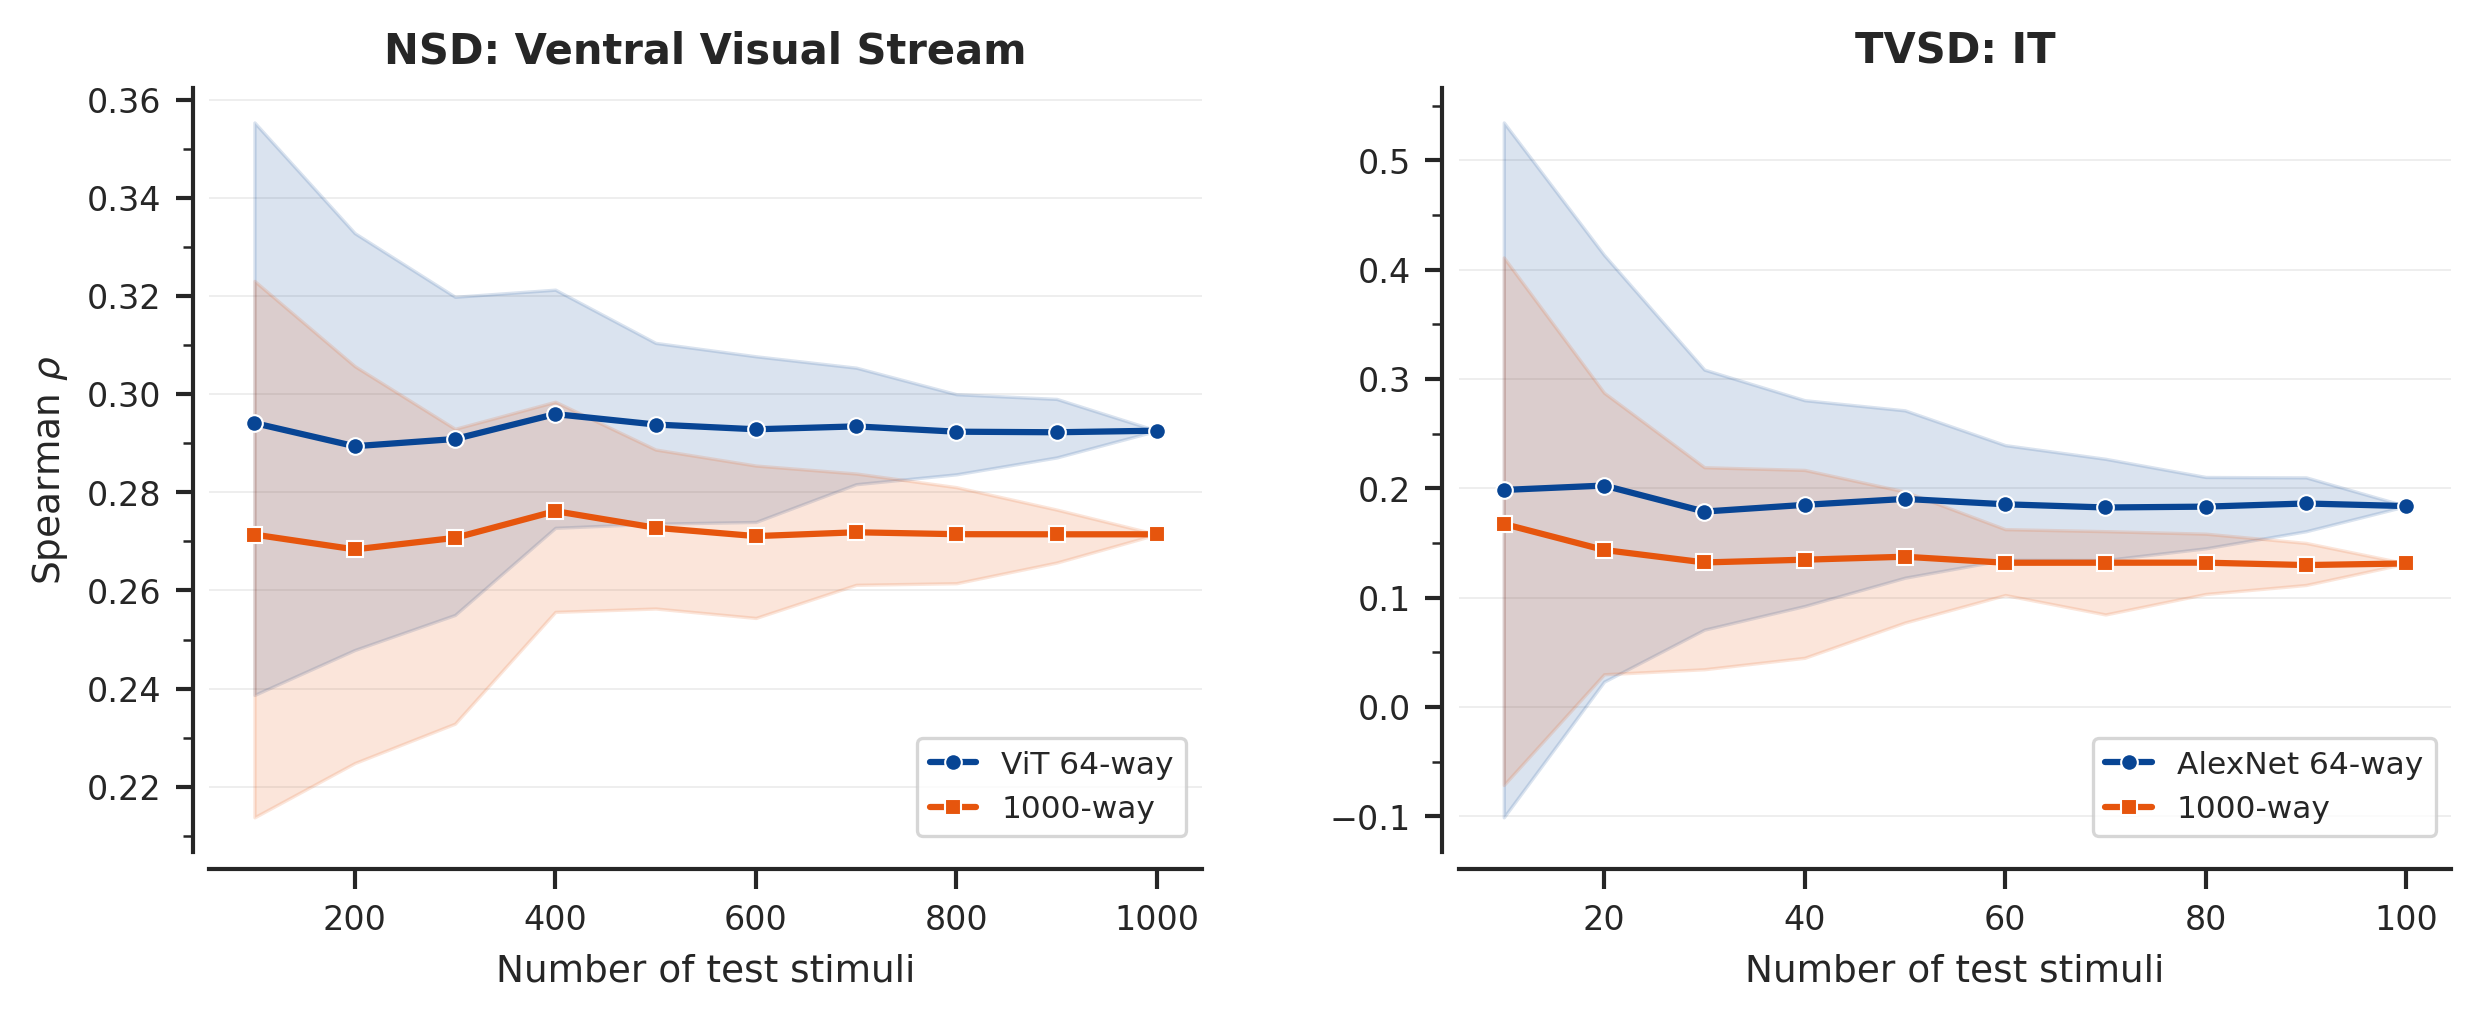

This chart was generated by the following Python code:
"""Supplementary Figure S8: Stimulus robustness analysis.

Shows that RSA scores remain stable under stimulus subsampling, confirming
the coarse >= fine-grained alignment result is not driven by a small subset
of stimuli.

For NSD (ventral visual stream) and TVSD (IT), we subsample test stimuli at
fractions from 10% to 100%, repeating 50 times per fraction. Two models are
compared: the best coarse model and the 1000-way baseline.

Usage:
    python manuscript/figures/supplementary/supp_s8_stimulus_robustness.py
    python manuscript/figures/supplementary/supp_s8_stimulus_robustness.py --replot
"""

import argparse
import os
import sys
import sqlite3

import numpy as np
import pandas as pd
import torch
import matplotlib.pyplot as plt
from matplotlib.lines import Line2D

# Ensure project root is on the path
ROOT = os.path.dirname(os.path.abspath(__file__))
for _ in range(3):  # go up to project root
    ROOT = os.path.dirname(ROOT)
os.chdir(ROOT)
sys.path.insert(0, ROOT)

from dotenv import load_dotenv
load_dotenv()

from manuscript.figures.fig_utils import setup_style, GRAN_COLORS, BASELINE_1K_COLOR

# ---------------------------------------------------------------------------
# Configuration
# ---------------------------------------------------------------------------
FRACTIONS = np.arange(0.1, 1.05, 0.1)  # 0.1, 0.2, ..., 1.0
N_REPS = 50
RNG_SEED = 42
BATCH_SIZE = 128
NUM_WORKERS = 8
DEVICE = torch.device("cuda" if torch.cuda.is_available() else "cpu")

# Conditions: (label, neural_dataset, region, subject_idx,
#              coarse_cfg_id, coarse_pca_folder, coarse_checkpoint_dir)
CONDITIONS = [
    {
        "label": "NSD: Ventral Visual Stream",
        "neural_dataset": "nsd",
        "region": "ventral visual stream",
        "subject_idx": 0,
        "coarse_cfg_id": 64,
        "coarse_pca_folder": "pca_labels_vit",
        "coarse_checkpoint_dir": "/data/ymehta3/vit_pca",
        "coarse_display": "ViT 64-way",
    },
    {
        "label": "TVSD: IT",
        "neural_dataset": "tvsd",
        "region": "IT",
        "subject_idx": 0,
        "coarse_cfg_id": 64,
        "coarse_pca_folder": "pca_labels_alexnet",
        "coarse_checkpoint_dir": "/data/ymehta3/alexnet_pca",
        "coarse_display": "AlexNet 64-way",
    },
]

BASELINE_CHECKPOINT = "/data/ymehta3/default/cfg1000a/checkpoint_epoch_20.pth"
RETURN_NODES = ["conv1", "conv2", "conv3", "conv4", "conv5", "fc1", "fc2"]

SAVE_DIR = os.path.join(ROOT, "manuscript", "figures", "supplementary")
DATA_PATH = os.path.join(SAVE_DIR, "supp_s8_data.npz")
FIG_PATH = os.path.join(SAVE_DIR, "supp_s8_stimulus_robustness.png")


# ---------------------------------------------------------------------------
# Helpers
# ---------------------------------------------------------------------------
def get_best_layer_from_db(neural_dataset, region, cfg_id, pca_labels_folder, subject_idx=0):
    """Query best layer from layer_selection_scores in results.db."""
    conn = sqlite3.connect("results.db")
    df = pd.read_sql("""
        SELECT l.layer, l.score
        FROM layer_selection_scores l
        JOIN results r ON l.run_id = r.run_id AND l.compare_method = r.compare_method
        WHERE r.neural_dataset = ?
          AND r.region = ?
          AND r.cfg_id = ?
          AND r.pca_labels_folder = ?
          AND r.compare_method = 'spearman'
          AND r.epoch = 20
          AND r.seed = 1
          AND r.subject_idx = ?
          AND r.reconstruct_from_pcs = 0
        ORDER BY l.score DESC
        LIMIT 1
    """, conn, params=[neural_dataset, region, cfg_id, pca_labels_folder, subject_idx])
    conn.close()
    if df.empty:
        raise ValueError(f"No layer selection data for {neural_dataset}/{region}/cfg{cfg_id}/{pca_labels_folder}")
    return df.iloc[0]["layer"]


def load_checkpoint_model(checkpoint_path):
    """Load model from checkpoint, return the raw model (not extractor)."""
    checkpoint = torch.load(checkpoint_path, map_location="cpu", weights_only=False)
    model = checkpoint["model"]
    model.eval()
    return model.to(DEVICE)


def extract_layer_activations(model, dataloader, layer_name):
    """Extract activations for a single layer without SRP."""
    from visreps.models.utils import FeatureExtractor, extract_single_layer

    extractor = FeatureExtractor(
        model, return_nodes=RETURN_NODES, extract_pre_and_post=True
    )
    extractor.eval()
    acts, ids = extract_single_layer(extractor, dataloader, DEVICE, layer_name)
    return acts, ids


def load_neural_test_data(cond):
    """Load test neural data and build a dataloader for the test stimuli."""
    from visreps.dataloaders.neural import (
        load_all_nsd_data, load_all_tvsd_data, _make_loader,
    )
    from visreps.dataloaders.obj_cls import get_transform

    nd = cond["neural_dataset"]
    region = cond["region"]
    subj = cond["subject_idx"]
    transform = get_transform(ds_stats="imgnet")

    if nd == "nsd":
        data = load_all_nsd_data({}, subjects=[subj], regions=[region])
        test_ids = data["shared_test_ids"]
        neural_dict = data["neural"][region][subj]["test"]
        stimuli = data["stimuli"]
    elif nd == "tvsd":
        data = load_all_tvsd_data({}, subjects=[subj], regions=[region])
        test_ids = data["shared_test_ids"]
        neural_dict = data["neural"][region][subj]["test"]
        stimuli = data["stimuli"]
    else:
        raise ValueError(f"Unsupported dataset: {nd}")

    # Build neural matrix aligned to test_ids
    neural_matrix = torch.tensor(
        np.stack([neural_dict[sid] for sid in test_ids]), dtype=torch.float32
    )

    # Build dataloader for test stimuli only
    test_stimuli = {sid: stimuli[sid] for sid in test_ids if sid in stimuli}
    loader = _make_loader(test_stimuli, transform, BATCH_SIZE, NUM_WORKERS)

    return neural_matrix, test_ids, loader


def compute_subsampled_rsa(model_acts, neural_matrix, fractions, n_reps, rng):
    """Compute RSA at various stimulus subsampling fractions.

    Args:
        model_acts: (n_stimuli, n_features) tensor
        neural_matrix: (n_stimuli, n_voxels) tensor
        fractions: array of fractions to test
        n_reps: number of random repetitions per fraction
        rng: numpy RandomState

    Returns:
        results: dict with 'fractions', 'means', 'ci_low', 'ci_high'
    """
    from visreps.analysis.rsa import compute_rdm, compute_rdm_correlation

    n_total = model_acts.shape[0]
    means = []
    ci_lows = []
    ci_highs = []

    # Precompute full RDMs on GPU for speed
    model_acts_gpu = model_acts.to(DEVICE)
    neural_gpu = neural_matrix.to(DEVICE)

    for frac in fractions:
        n_sub = max(int(round(n_total * frac)), 2)
        scores = np.empty(n_reps if frac < 1.0 else 1)

        if frac >= 1.0:
            # Full dataset — single computation
            m_rdm = compute_rdm(model_acts_gpu)
            n_rdm = compute_rdm(neural_gpu)
            scores[0] = compute_rdm_correlation(m_rdm, n_rdm, correlation="Spearman")
        else:
            for rep in range(n_reps):
                idx = torch.from_numpy(
                    rng.choice(n_total, size=n_sub, replace=False)
                ).to(DEVICE)
                m_rdm = compute_rdm(model_acts_gpu[idx])
                n_rdm = compute_rdm(neural_gpu[idx])
                scores[rep] = compute_rdm_correlation(m_rdm, n_rdm, correlation="Spearman")

        means.append(np.mean(scores))
        ci_lows.append(np.percentile(scores, 2.5))
        ci_highs.append(np.percentile(scores, 97.5))
        print(f"    frac={frac:.1f} (n={n_sub}): mean={means[-1]:.4f} "
              f"[{ci_lows[-1]:.4f}, {ci_highs[-1]:.4f}]")

    return {
        "fractions": fractions,
        "means": np.array(means),
        "ci_low": np.array(ci_lows),
        "ci_high": np.array(ci_highs),
    }


# ---------------------------------------------------------------------------
# Main computation
# ---------------------------------------------------------------------------
def run_analysis():
    """Run the full stimulus robustness analysis for all conditions."""
    all_results = {}

    for cond in CONDITIONS:
        label = cond["label"]
        nd = cond["neural_dataset"]
        region = cond["region"]
        subj = cond["subject_idx"]
        print(f"\n{'='*60}")
        print(f"Condition: {label}")
        print(f"{'='*60}")

        # Load neural data and test stimuli
        print("Loading neural data...")
        neural_matrix, test_ids, loader = load_neural_test_data(cond)
        n_test = len(test_ids)
        print(f"  {n_test} test stimuli, {neural_matrix.shape[1]} voxels/channels")

        # --- Coarse model ---
        coarse_cfg = cond["coarse_cfg_id"]
        coarse_folder = cond["coarse_pca_folder"]
        coarse_ckpt = os.path.join(
            cond["coarse_checkpoint_dir"],
            f"cfg{coarse_cfg}a",
            "checkpoint_epoch_20.pth",
        )
        coarse_best_layer = get_best_layer_from_db(
            nd, region, coarse_cfg, coarse_folder, subj
        )
        print(f"\nCoarse model: {cond['coarse_display']} | best layer: {coarse_best_layer}")
        print(f"  Loading from {coarse_ckpt}")
        coarse_model = load_checkpoint_model(coarse_ckpt)
        print("  Extracting activations...")
        coarse_acts, coarse_ids = extract_layer_activations(
            coarse_model, loader, coarse_best_layer
        )
        # Align activations to test_ids order
        id_to_idx = {str(k): i for i, k in enumerate(coarse_ids)}
        coarse_order = [id_to_idx[str(sid)] for sid in test_ids]
        coarse_acts_aligned = coarse_acts[coarse_order]
        del coarse_model
        torch.cuda.empty_cache()

        # --- 1000-way model ---
        baseline_best_layer = get_best_layer_from_db(
            nd, region, 1000, "imagenet1k", subj
        )
        print(f"\n1000-way model | best layer: {baseline_best_layer}")
        print(f"  Loading from {BASELINE_CHECKPOINT}")
        baseline_model = load_checkpoint_model(BASELINE_CHECKPOINT)
        print("  Extracting activations...")
        baseline_acts, baseline_ids = extract_layer_activations(
            baseline_model, loader, baseline_best_layer
        )
        id_to_idx_b = {str(k): i for i, k in enumerate(baseline_ids)}
        baseline_order = [id_to_idx_b[str(sid)] for sid in test_ids]
        baseline_acts_aligned = baseline_acts[baseline_order]
        del baseline_model
        torch.cuda.empty_cache()

        # --- Subsampled RSA ---
        rng = np.random.RandomState(RNG_SEED)
        print(f"\nComputing subsampled RSA (coarse: {cond['coarse_display']})...")
        coarse_results = compute_subsampled_rsa(
            coarse_acts_aligned, neural_matrix, FRACTIONS, N_REPS, rng
        )

        rng = np.random.RandomState(RNG_SEED)
        print(f"\nComputing subsampled RSA (1000-way)...")
        baseline_results = compute_subsampled_rsa(
            baseline_acts_aligned, neural_matrix, FRACTIONS, N_REPS, rng
        )

        key = f"{nd}_{region}".replace(" ", "_")
        all_results[key] = {
            "label": label,
            "coarse_display": cond["coarse_display"],
            "n_test": n_test,
            "fractions": FRACTIONS,
            "coarse_means": coarse_results["means"],
            "coarse_ci_low": coarse_results["ci_low"],
            "coarse_ci_high": coarse_results["ci_high"],
            "baseline_means": baseline_results["means"],
            "baseline_ci_low": baseline_results["ci_low"],
            "baseline_ci_high": baseline_results["ci_high"],
        }

        # Free memory
        del coarse_acts, coarse_acts_aligned, baseline_acts, baseline_acts_aligned
        del neural_matrix
        torch.cuda.empty_cache()

    # Save intermediate data
    save_dict = {}
    for key, res in all_results.items():
        for subkey, val in res.items():
            save_dict[f"{key}__{subkey}"] = val
    np.savez(DATA_PATH, **save_dict)
    print(f"\nSaved intermediate data to {DATA_PATH}")

    return all_results


def load_results():
    """Load previously saved results from .npz file."""
    data = np.load(DATA_PATH, allow_pickle=True)
    all_results = {}
    # Reconstruct nested dict
    for full_key in data.files:
        parts = full_key.split("__", 1)
        cond_key, subkey = parts[0], parts[1]
        if cond_key not in all_results:
            all_results[cond_key] = {}
        val = data[full_key]
        # Convert 0-d arrays back to scalars/strings
        if val.ndim == 0:
            val = val.item()
        all_results[cond_key][subkey] = val
    return all_results


# ---------------------------------------------------------------------------
# Plotting
# ---------------------------------------------------------------------------
def plot_results(all_results):
    """Create the stimulus robustness figure."""
    setup_style()

    n_panels = len(all_results)
    fig, axes = plt.subplots(1, n_panels, figsize=(4.2 * n_panels, 3.5))
    if n_panels == 1:
        axes = [axes]

    for ax, (key, res) in zip(axes, all_results.items()):
        fracs = res["fractions"]
        n_test = res["n_test"]
        x_vals = (fracs * n_test).astype(int)

        # Coarse model
        coarse_color = GRAN_COLORS[64]  # dark blue
        ax.fill_between(
            x_vals, res["coarse_ci_low"], res["coarse_ci_high"],
            color=coarse_color, alpha=0.15, zorder=2,
        )
        ax.plot(
            x_vals, res["coarse_means"], "-o",
            color=coarse_color, markersize=4, linewidth=1.5,
            markeredgecolor="white", markeredgewidth=0.5,
            label=res["coarse_display"], zorder=3,
        )

        # 1000-way
        ax.fill_between(
            x_vals, res["baseline_ci_low"], res["baseline_ci_high"],
            color=BASELINE_1K_COLOR, alpha=0.15, zorder=2,
        )
        ax.plot(
            x_vals, res["baseline_means"], "-s",
            color=BASELINE_1K_COLOR, markersize=4, linewidth=1.5,
            markeredgecolor="white", markeredgewidth=0.5,
            label="1000-way", zorder=3,
        )

        ax.set_xlabel("Number of test stimuli", fontsize=9, labelpad=4)
        if ax == axes[0]:
            ax.set_ylabel(r"Spearman $\rho$", fontsize=9, labelpad=4)
        ax.set_title(res["label"], fontsize=10, fontweight="semibold", pad=6)

        ax.legend(fontsize=7.5, loc="lower right", frameon=True, framealpha=0.8,
                  edgecolor="#CCCCCC", borderpad=0.4, handlelength=1.5)

        import seaborn as sns
        ax.yaxis.grid(True, which="major", color="#EBEBEB", linewidth=0.4, zorder=0)
        from matplotlib.ticker import AutoMinorLocator
        ax.yaxis.set_minor_locator(AutoMinorLocator(2))
        ax.tick_params(axis="y", which="major", direction="out", length=4, width=1.0)
        ax.tick_params(axis="y", which="minor", direction="out", length=2.5, width=0.6)
        sns.despine(ax=ax, right=True, top=True, offset=4)

    fig.tight_layout(w_pad=3)
    fig.savefig(FIG_PATH, dpi=300, bbox_inches="tight", facecolor="white")
    print(f"Saved figure to {FIG_PATH}")
    plt.close(fig)


# ---------------------------------------------------------------------------
# Entry point
# ---------------------------------------------------------------------------
if __name__ == "__main__":
    parser = argparse.ArgumentParser()
    parser.add_argument("--replot", action="store_true",
                        help="Skip computation, just re-plot from saved data")
    args = parser.parse_args()

    if args.replot and os.path.exists(DATA_PATH):
        print("Re-plotting from saved data...")
        results = load_results()
    else:
        results = run_analysis()

    plot_results(results)
